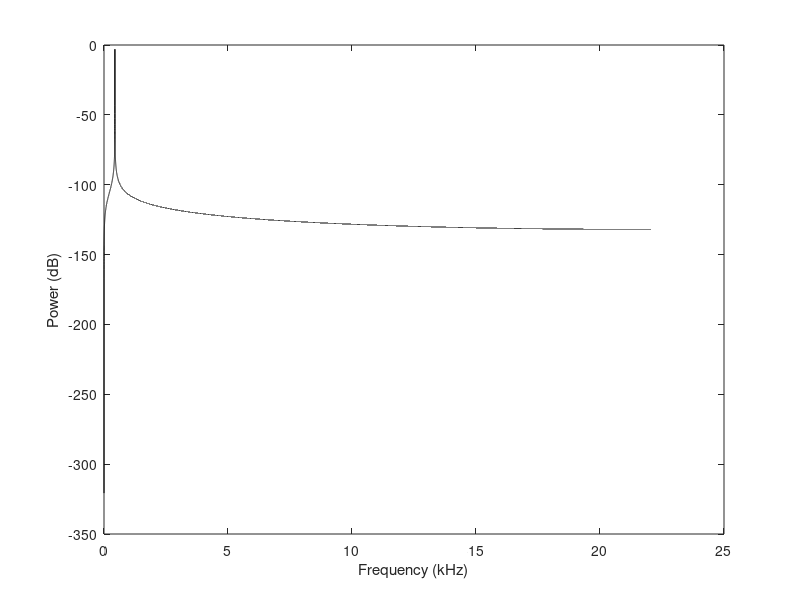

Recreate this plot in MATLAB. (Note: this script raises an error after producing the figure.)
%% Sinus Plotten

clear
sf = 44100;
x = [0:1/sf:4.0];
sig = sin(2*pi*440*x);
%plot(x,sig);
%sound(sig,sf)

n = length(sig); 
p = fft(sig); % take the fourier transform 
nUniquePts = ceil((n+1)/2); 
p = p(1:nUniquePts); % select just the first half since the second half 
                      % is a mirror image of the first
p = abs(p); % take the absolute value, or the magnitude 

p = p/n; % scale by the number of points so that
           % the magnitude does not depend on the length 
           % of the signal or on its sampling frequency  
p = p.^2;  % square it to get the power 

% multiply by two (see technical document for details)
if rem(n, 2) % odd nfft excludes Nyquist point 
	p(2:end) = p(2:end)*2; 
else 
	p(2:end -1) = p(2:end -1)*2; 
end 
  
freqArray = (0:nUniquePts-1) * (sf / n); % create the frequency array 
plot(freqArray/1000, 10*log10(p), 'k') 
xlabel('Frequency (kHz)') 
ylabel('Power (dB)') 

%%

sound(sig,sf)

%%

clear
load handel
sound(y,Fs)